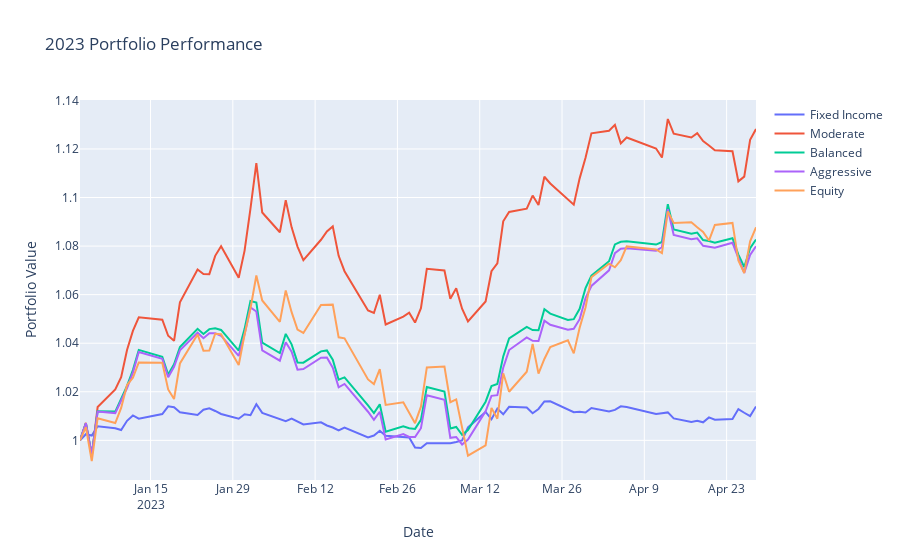

Notebook cell for this chart:
### Code cell
# plot cumulative return
fig = go.Figure()
for col in df2023_cum.columns:
    fig.add_trace(go.Scatter(x=df2023_cum.index, y=df2023_cum[col], mode='lines', name=col))
fig.update_layout(title='2023 Portfolio Performance', xaxis_title='Date', yaxis_title='Portfolio Value')
# fig.update_yaxes(tickformat=".2%")
fig.show()
